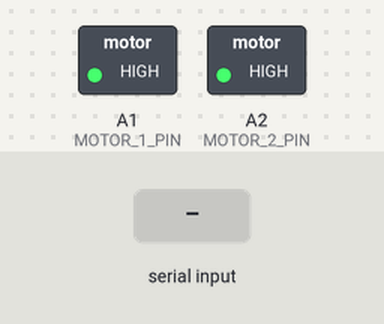
This sketch was run on a simulated Arduino Uno, built with avr-gcc and run on an emulated ATmega328P. Parts: switched loads named in the sketch (green lamp = pin HIGH). The test bench sets the inputs (shaded band).

Above: at 1.2 s.
1.3 s: "w" received over Serial
At 2.5 s:
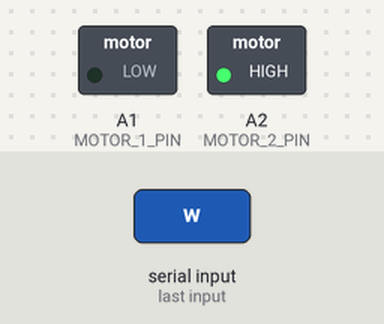
2.8 s: "s" received over Serial
At 3.7 s:
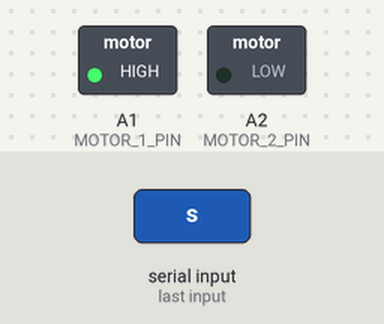
Timing chart, 0 to 5.8 s (numbered marks = the images above; inputs shaded):
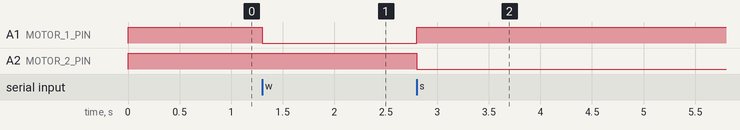

Measured:
- after the input at 1.3 s, A1 (MOTOR_1_PIN): HIGH → LOW at once
- after the input at 2.8 s, A1 (MOTOR_1_PIN): LOW → HIGH at once; A2 (MOTOR_2_PIN): HIGH → LOW at once

The sketch:

relay.ino
```cpp
// For powering motor with two relays per side

const int MOTOR_1_PIN = A1;
const int MOTOR_2_PIN = A2;
char c;


void setup() {
    pinMode(MOTOR_1_PIN, OUTPUT);
    digitalWrite(MOTOR_1_PIN, HIGH);

    pinMode(MOTOR_2_PIN, OUTPUT);
    digitalWrite(MOTOR_2_PIN, HIGH);

    Serial.begin(9600);
}

void forward() {
    digitalWrite(MOTOR_1_PIN, LOW); // LOW -> Relay ON
    digitalWrite(MOTOR_2_PIN, HIGH);
}

void backward() {
    digitalWrite(MOTOR_1_PIN, HIGH);
    digitalWrite(MOTOR_2_PIN, LOW);
}

void stop() {
    digitalWrite(MOTOR_2_PIN, HIGH);
    digitalWrite(MOTOR_1_PIN, HIGH);
}

void loop() {
    if (Serial.available() > 0) {
        c = Serial.read();
    }

    if (c == 'w') {
        forward();
    } else if(c == 's') {
        backward();
    } else if (c == ' ') {
        stop();
    }
}
```
